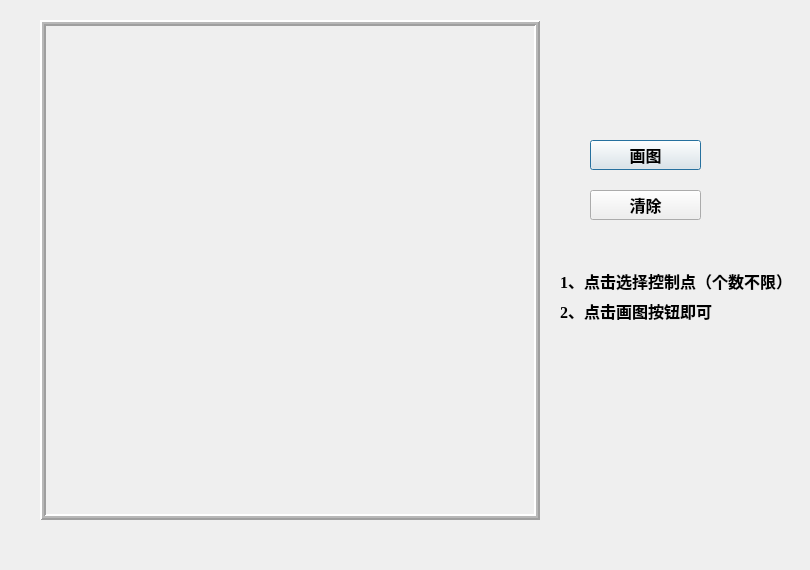
<?xml version="1.0" encoding="UTF-8"?>
<ui version="4.0">
 <class>Bezier</class>
 <widget class="QDialog" name="Bezier">
  <property name="geometry">
   <rect>
    <x>0</x>
    <y>0</y>
    <width>810</width>
    <height>570</height>
   </rect>
  </property>
  <property name="windowTitle">
   <string>Dialog</string>
  </property>
  <widget class="QLabel" name="label">
   <property name="geometry">
    <rect>
     <x>40</x>
     <y>20</y>
     <width>500</width>
     <height>500</height>
    </rect>
   </property>
   <property name="frameShape">
    <enum>QFrame::Box</enum>
   </property>
   <property name="frameShadow">
    <enum>QFrame::Raised</enum>
   </property>
   <property name="lineWidth">
    <number>2</number>
   </property>
   <property name="midLineWidth">
    <number>2</number>
   </property>
   <property name="text">
    <string/>
   </property>
  </widget>
  <widget class="QPushButton" name="DrawBezierBtn">
   <property name="geometry">
    <rect>
     <x>590</x>
     <y>140</y>
     <width>111</width>
     <height>30</height>
    </rect>
   </property>
   <property name="font">
    <font>
     <family>Aharoni</family>
     <pointsize>12</pointsize>
     <weight>75</weight>
     <bold>true</bold>
    </font>
   </property>
   <property name="text">
    <string>画图</string>
   </property>
  </widget>
  <widget class="QPushButton" name="ClearBtn">
   <property name="geometry">
    <rect>
     <x>590</x>
     <y>190</y>
     <width>111</width>
     <height>30</height>
    </rect>
   </property>
   <property name="font">
    <font>
     <family>Aharoni</family>
     <pointsize>12</pointsize>
     <weight>75</weight>
     <bold>true</bold>
    </font>
   </property>
   <property name="text">
    <string>清除</string>
   </property>
  </widget>
  <widget class="QLabel" name="label_16">
   <property name="geometry">
    <rect>
     <x>560</x>
     <y>300</y>
     <width>271</width>
     <height>21</height>
    </rect>
   </property>
   <property name="font">
    <font>
     <family>Times New Roman</family>
     <pointsize>12</pointsize>
     <weight>75</weight>
     <bold>true</bold>
    </font>
   </property>
   <property name="text">
    <string>2、点击画图按钮即可</string>
   </property>
  </widget>
  <widget class="QLabel" name="label_15">
   <property name="geometry">
    <rect>
     <x>560</x>
     <y>270</y>
     <width>271</width>
     <height>21</height>
    </rect>
   </property>
   <property name="font">
    <font>
     <family>Times New Roman</family>
     <pointsize>12</pointsize>
     <weight>75</weight>
     <bold>true</bold>
    </font>
   </property>
   <property name="text">
    <string>1、点击选择控制点（个数不限）</string>
   </property>
  </widget>
 </widget>
 <resources/>
 <connections/>
</ui>
